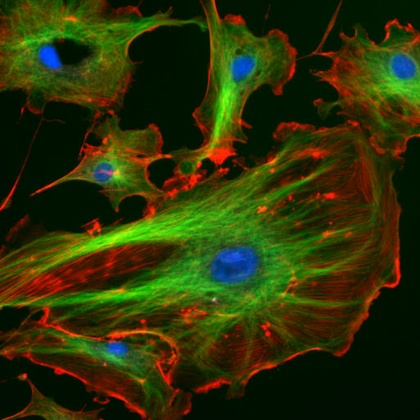
%> input picture computational_deblurr/FluorescentCells.jpg, 420 x 420 px, shrunk from 512 x 512 before the run
$ octave computational_deblurr.m   (GNU Octave 9; MATLAB toolbox functions it lacks are replaced by stand-ins)
%> lines starting %> are read from the running program, lines starting %| are printed output that depends on the picture
%%%%%%%%%%%%%%%%%%%%%%%%%%%%%%%%%%%%%%%%%%%%%%%%%%%%%%%%%%%%%%%%%%%%%%%%%%%
% Image deblurring using Wiener Filtering and Richardson-Lucy algorithm
%%%%%%%%%%%%%%%%%%%%%%%%%%%%%%%%%%%%%%%%%%%%%%%%%%%%%%%%%%%%%%%%%%%%%%%%%%%
clear; clc; clf; close all;

%% Loading sharp image, adding noise and blurr to it
% load image
I_orig = im2double(imread('FluorescentCells.jpg'));
imageSize = [size(I_orig,1) size(I_orig,2)];
%> imageSize = [420 420]

% load PSF
psf = fspecial('gaussian', [15 15], 1.5);

% compute OTF
otf = psf2otf(psf, imageSize);

% number of photons
nphotons = 100;
I = I_orig.*nphotons;

% define function handle for 2D convolution
Afun    = @(x) ifft2( fft2(x).*otf, 'symmetric');
Atfun   = @(x) ifft2( fft2(x).*conj(otf), 'symmetric');

% simulate blurry measurements
for c=1:3
    b(:,:,c) = Afun(I(:,:,c));
end
% make sure there are absolutely no negative values in here
b(b<0)=0;
%> b: size 420x420x3 double; mean R, G, B 17.9, 19.8, 2.9; mean of the top-left, top-right, bottom-left and bottom-right quarters 11.7, 14.1, 16.2, 12.1
% now simulate poisson noise
b = poissrnd(b);


%% Wiener filtering deblurring
close all;

% plot noisy image
subplot(1,2,1);
imshow(b./nphotons);
title('Noisy image');
set(gca,'fontsize', 14);
% invserse filter image here
fft_b = fft2(b);
snr = abs(fft2(sqrt(b))); %mean value is pixel value, stdev is sqrt(pixel value). So snr = pixval/sqrt(pixval) = sqrt(pixval)
% snr = sqrt(b);
recons = zeros([imageSize 3]);

for chan = 1:3
    damping = (abs(otf).^2)./((abs(otf).^2)+(1./snr(:,:,chan)));
    recons(:,:,chan) = ifft2(damping.*fft_b(:,:,chan)./otf);
end
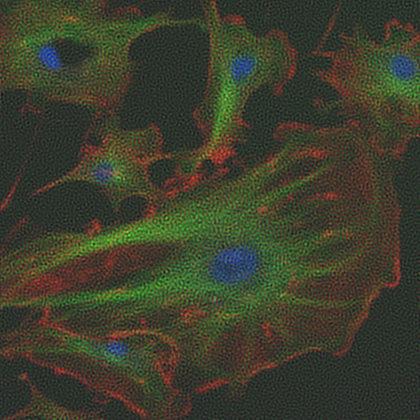
%> recons: size 420x420x3 double; mean R, G, B 17.9, 19.8, 2.9; mean of the top-left, top-right, bottom-left and bottom-right quarters 11.6, 14.1, 16.3, 12; drawn with min black and max white

recons_r = recons(:,:,1);
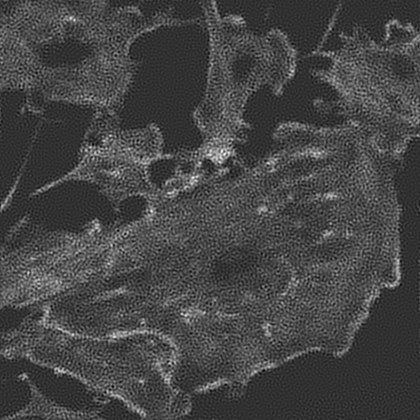
%> recons_r: size 420x420 double; min -41.04, max 173.7, mean 17.9; drawn with min black and max white
% recons = ifft2(damping.*fft2(b)./otf);
% getting peak_snr
mse = mean(real(recons(:)./nphotons-I_orig(:)).^2);
%> mse = 0.0124
peak_snr = 10*log10(1/mse)
%> peak_snr = 19.06
% plot reconstructed image
subplot(1,2,2);
imshow(real(recons./nphotons));
title({'Reconstructed image'; 'with Wiener deblurring'});
set(gca,'fontsize', 14);


%% Richardson-Lucy algorithm
close all;

n_iters = 25;
recons_lucy = 1e-3.*ones([imageSize 3]);
% imshow(recons_lucy)
mse_lucy = zeros(n_iters);
log_like = zeros(n_iters);

for it = 1:n_iters
    for chan = 1:3
        factor = Atfun(b(:,:,chan)./Afun(recons_lucy(:,:,chan))) ./Atfun(ones(imageSize));
        recons_lucy(:,:,chan) = factor.*recons_lucy(:,:,chan);
        factor = zeros(size(factor));
    end
%     imshow(recons_lucy)
%     input('enter')
    recons_lucy(isnan(recons_lucy)) = 1e-3;
    recons_lucy(recons_lucy<=0) = 1e-3;
    for chan = 1:3
        log_like(it) = log_like(it) + sum(sum(log(Afun(recons_lucy(:,:,chan))).*b(:,:,chan))) + ...
            - sum(sum(Afun(recons_lucy(:,:,chan)))) ...
            - sum(sum(log(factorial(b(:,:,chan)))));
    end
    mse_lucy(it) = mean(real(recons_lucy(:)./nphotons-I_orig(:)).^2);
    disp(['iters remaining: ' int2str(n_iters-it)])
end
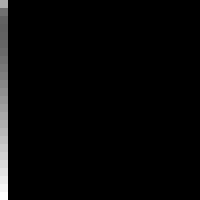
%> mse_lucy: size 25x25 double (shown 8 times larger); min 0, max 0.00182, mean 4.64e-05; drawn with min black and max white

peak_snr_lucy = 10*log10(1/mse_lucy(it))
%> peak_snr_lucy = 27.39
subplot(2,2,1);
imshow(real(b./nphotons));
title('Noisy image');
set(gca,'fontsize', 14);

subplot(2,2,2);
imshow(real(recons_lucy./nphotons));
title('Reconstructed image');
set(gca,'fontsize', 14);

subplot(2,2,3);
plot(mse_lucy);
title('MSE vs iteration num');
set(gca,'fontsize', 14);

subplot(2,2,4);
plot(log_like);
title('Log likelihood vs iteration num');
set(gca,'fontsize', 14);
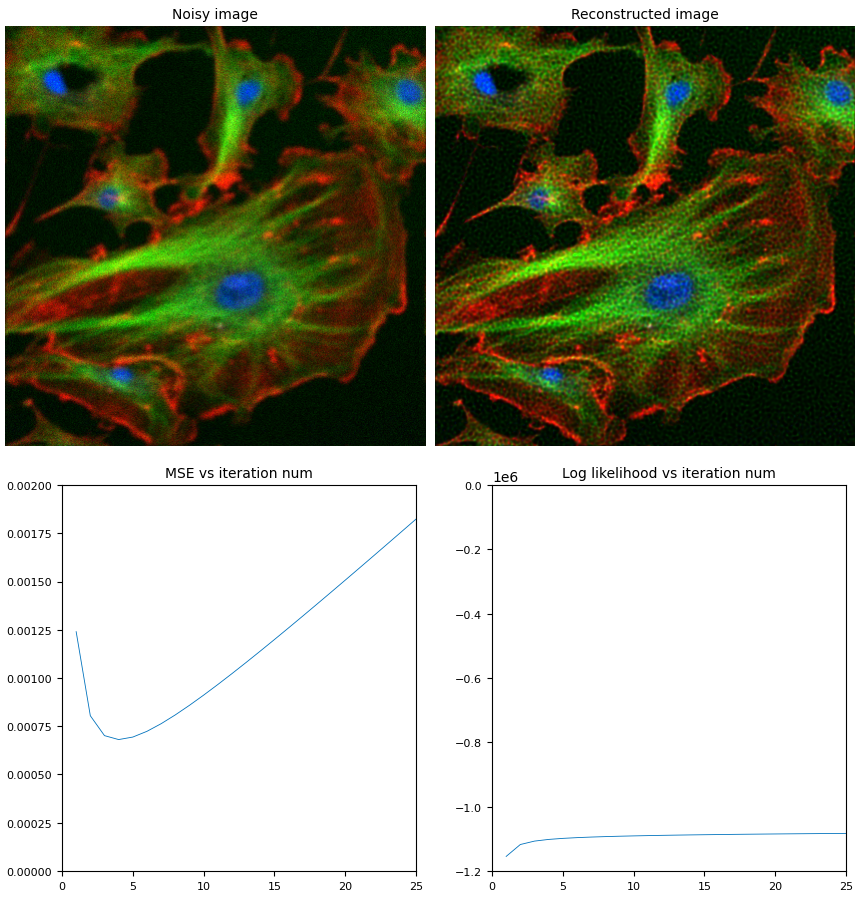
%> figure redrawn from the program's plot data, 4 panels


%% Richardson-Lucy with TV prior
close all;

n_iters = 25;
recons_lucy_tv = 1e-3.*ones([imageSize 3]);
% imshow(recons_lucy_tv)
mse_lucy = zeros(n_iters);
log_like = zeros(n_iters);
grad_order = 1;
lam = 0.04
for it = 1:n_iters
%     it
    for chan = 1:3
        grad_x = diff(recons_lucy_tv(:,:,chan), grad_order, 2); grad_x(:,end+1,:) = 0;
        grad_y = diff(recons_lucy_tv(:,:,chan), grad_order, 1); grad_y(end+1,:,:) = 0;
        grad = sqrt(grad_x.^2 + grad_y.^2);
        tv_term = (grad_x./abs(grad_x) + grad_y./abs(grad_y));
        tv_term(isnan(tv_term)) = 0;
        factor = Atfun(b(:,:,chan)./Afun(recons_lucy_tv(:,:,chan))) ./ ...
            ( Atfun(ones(imageSize)) - lam.*tv_term );
        recons_lucy_tv(:,:,chan) = factor.*recons_lucy_tv(:,:,chan);
        factor = zeros(size(factor));
    end
%     imshow(recons_lucy_tv)
%     input('enter')
    recons_lucy_tv(isnan(recons_lucy_tv)) = 1e-3;
    recons_lucy_tv(recons_lucy_tv<=0) = 1e-3;
    for chan = 1:3
        log_like(it) = log_like(it) + sum(sum(log(Afun(recons_lucy_tv(:,:,chan))).*b(:,:,chan))) + ...
            - sum(sum(Afun(recons_lucy_tv(:,:,chan)))) ...
            - sum(sum(log(factorial(b(:,:,chan))))) ...
            - lam*sum(sum(abs(grad)));
    end

    mse_lucy(it) = mean(real(recons_lucy_tv(:)./nphotons-I_orig(:)).^2);
    disp(['iters remaining: ' int2str(n_iters-it)])
end
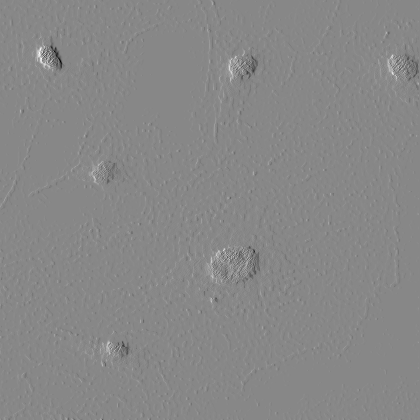
%> grad_x: size 420x420 double; min -34.57, max 30.3, mean 0; drawn with min black and max white
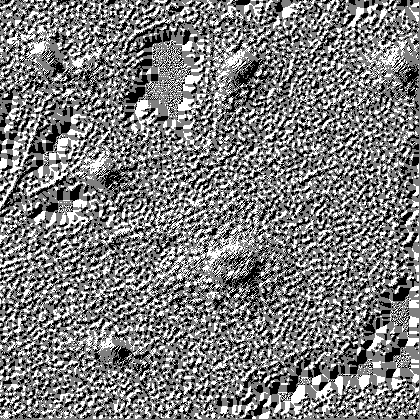
%> tv_term: size 420x420 double; min -2, max 2, mean -0.0339; drawn with min black and max white

peak_snr_lucy = 10*log10(1/mse_lucy(it))
%> peak_snr_lucy = 30.06
subplot(2,2,1);
imshow(real(b./nphotons));
title('Noisy image');
set(gca,'fontsize', 14);

subplot(2,2,2);
imshow(real(recons_lucy_tv./nphotons));
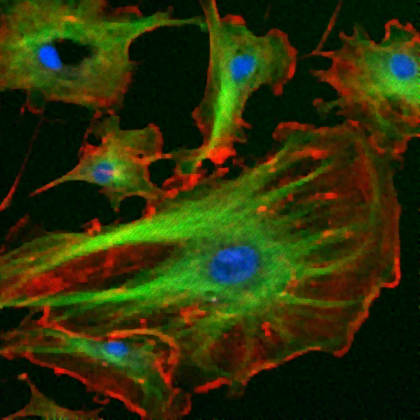
%> displayed picture: size 420x420x3, on the screen's scale of 0 to 255; mean R, G, B 45.3, 50.3, 7.4
title('Reconstructed image');
set(gca,'fontsize', 14);

subplot(2,2,3);
plot(mse_lucy);
title('MSE vs iteration num');
set(gca,'fontsize', 14);

subplot(2,2,4);
plot(log_like);
title('Log likelihood vs iteration num');
set(gca,'fontsize', 14);
